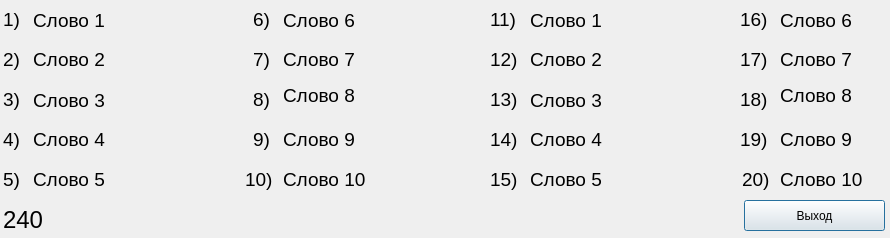
<?xml version="1.0" encoding="UTF-8"?>
<ui version="4.0">
 <class>Test20Words</class>
 <widget class="QDialog" name="Test20Words">
  <property name="geometry">
   <rect>
    <x>0</x>
    <y>0</y>
    <width>890</width>
    <height>238</height>
   </rect>
  </property>
  <property name="windowTitle">
   <string>Тест</string>
  </property>
  <widget class="QLabel" name="word5">
   <property name="geometry">
    <rect>
     <x>33</x>
     <y>159</y>
     <width>201</width>
     <height>41</height>
    </rect>
   </property>
   <property name="font">
    <font>
     <pointsize>14</pointsize>
    </font>
   </property>
   <property name="text">
    <string>Слово 5</string>
   </property>
  </widget>
  <widget class="QLabel" name="label_5">
   <property name="geometry">
    <rect>
     <x>3</x>
     <y>164</y>
     <width>21</width>
     <height>31</height>
    </rect>
   </property>
   <property name="font">
    <font>
     <pointsize>14</pointsize>
    </font>
   </property>
   <property name="text">
    <string>5)</string>
   </property>
  </widget>
  <widget class="QLabel" name="word7">
   <property name="geometry">
    <rect>
     <x>283</x>
     <y>39</y>
     <width>201</width>
     <height>41</height>
    </rect>
   </property>
   <property name="font">
    <font>
     <pointsize>14</pointsize>
    </font>
   </property>
   <property name="text">
    <string>Слово 7</string>
   </property>
  </widget>
  <widget class="QLabel" name="word3">
   <property name="geometry">
    <rect>
     <x>33</x>
     <y>80</y>
     <width>201</width>
     <height>41</height>
    </rect>
   </property>
   <property name="font">
    <font>
     <pointsize>14</pointsize>
    </font>
   </property>
   <property name="text">
    <string>Слово 3</string>
   </property>
  </widget>
  <widget class="QLabel" name="label_1">
   <property name="geometry">
    <rect>
     <x>3</x>
     <y>4</y>
     <width>21</width>
     <height>31</height>
    </rect>
   </property>
   <property name="font">
    <font>
     <pointsize>14</pointsize>
    </font>
   </property>
   <property name="text">
    <string>1)</string>
   </property>
  </widget>
  <widget class="QPushButton" name="pushButton">
   <property name="geometry">
    <rect>
     <x>744</x>
     <y>200</y>
     <width>141</width>
     <height>31</height>
    </rect>
   </property>
   <property name="text">
    <string>Выход</string>
   </property>
  </widget>
  <widget class="QLabel" name="label_4">
   <property name="geometry">
    <rect>
     <x>3</x>
     <y>124</y>
     <width>21</width>
     <height>31</height>
    </rect>
   </property>
   <property name="font">
    <font>
     <pointsize>14</pointsize>
    </font>
   </property>
   <property name="text">
    <string>4)</string>
   </property>
  </widget>
  <widget class="QLabel" name="word8">
   <property name="geometry">
    <rect>
     <x>283</x>
     <y>70</y>
     <width>201</width>
     <height>51</height>
    </rect>
   </property>
   <property name="font">
    <font>
     <pointsize>14</pointsize>
    </font>
   </property>
   <property name="text">
    <string>Слово 8</string>
   </property>
  </widget>
  <widget class="QLabel" name="label_6">
   <property name="geometry">
    <rect>
     <x>253</x>
     <y>4</y>
     <width>21</width>
     <height>31</height>
    </rect>
   </property>
   <property name="font">
    <font>
     <pointsize>14</pointsize>
    </font>
   </property>
   <property name="text">
    <string>6)</string>
   </property>
  </widget>
  <widget class="QLabel" name="label_9">
   <property name="geometry">
    <rect>
     <x>253</x>
     <y>124</y>
     <width>21</width>
     <height>31</height>
    </rect>
   </property>
   <property name="font">
    <font>
     <pointsize>14</pointsize>
    </font>
   </property>
   <property name="text">
    <string>9)</string>
   </property>
  </widget>
  <widget class="QLabel" name="word4">
   <property name="geometry">
    <rect>
     <x>33</x>
     <y>119</y>
     <width>201</width>
     <height>41</height>
    </rect>
   </property>
   <property name="font">
    <font>
     <pointsize>14</pointsize>
    </font>
   </property>
   <property name="text">
    <string>Слово 4</string>
   </property>
  </widget>
  <widget class="QLabel" name="word9">
   <property name="geometry">
    <rect>
     <x>283</x>
     <y>119</y>
     <width>201</width>
     <height>41</height>
    </rect>
   </property>
   <property name="font">
    <font>
     <pointsize>14</pointsize>
    </font>
   </property>
   <property name="text">
    <string>Слово 9</string>
   </property>
  </widget>
  <widget class="QLabel" name="label_7">
   <property name="geometry">
    <rect>
     <x>253</x>
     <y>44</y>
     <width>21</width>
     <height>31</height>
    </rect>
   </property>
   <property name="font">
    <font>
     <pointsize>14</pointsize>
    </font>
   </property>
   <property name="text">
    <string>7)</string>
   </property>
  </widget>
  <widget class="QLabel" name="word1">
   <property name="geometry">
    <rect>
     <x>33</x>
     <y>0</y>
     <width>201</width>
     <height>41</height>
    </rect>
   </property>
   <property name="font">
    <font>
     <pointsize>14</pointsize>
    </font>
   </property>
   <property name="text">
    <string>Слово 1</string>
   </property>
  </widget>
  <widget class="QLabel" name="label_10">
   <property name="geometry">
    <rect>
     <x>245</x>
     <y>164</y>
     <width>31</width>
     <height>31</height>
    </rect>
   </property>
   <property name="font">
    <font>
     <pointsize>14</pointsize>
    </font>
   </property>
   <property name="text">
    <string>10)</string>
   </property>
  </widget>
  <widget class="QLabel" name="word6">
   <property name="geometry">
    <rect>
     <x>283</x>
     <y>0</y>
     <width>201</width>
     <height>41</height>
    </rect>
   </property>
   <property name="font">
    <font>
     <pointsize>14</pointsize>
    </font>
   </property>
   <property name="text">
    <string>Слово 6</string>
   </property>
  </widget>
  <widget class="QLabel" name="word10">
   <property name="geometry">
    <rect>
     <x>283</x>
     <y>159</y>
     <width>201</width>
     <height>41</height>
    </rect>
   </property>
   <property name="font">
    <font>
     <pointsize>14</pointsize>
    </font>
   </property>
   <property name="text">
    <string>Слово 10</string>
   </property>
  </widget>
  <widget class="QLabel" name="label_3">
   <property name="geometry">
    <rect>
     <x>3</x>
     <y>84</y>
     <width>21</width>
     <height>31</height>
    </rect>
   </property>
   <property name="font">
    <font>
     <pointsize>14</pointsize>
    </font>
   </property>
   <property name="text">
    <string>3)</string>
   </property>
  </widget>
  <widget class="QLabel" name="label_2">
   <property name="geometry">
    <rect>
     <x>3</x>
     <y>44</y>
     <width>21</width>
     <height>31</height>
    </rect>
   </property>
   <property name="font">
    <font>
     <pointsize>14</pointsize>
    </font>
   </property>
   <property name="text">
    <string>2)</string>
   </property>
  </widget>
  <widget class="QLabel" name="label_21">
   <property name="geometry">
    <rect>
     <x>3</x>
     <y>204</y>
     <width>41</width>
     <height>31</height>
    </rect>
   </property>
   <property name="font">
    <font>
     <pointsize>18</pointsize>
    </font>
   </property>
   <property name="text">
    <string>240</string>
   </property>
  </widget>
  <widget class="QLabel" name="word2">
   <property name="geometry">
    <rect>
     <x>33</x>
     <y>39</y>
     <width>201</width>
     <height>41</height>
    </rect>
   </property>
   <property name="font">
    <font>
     <pointsize>14</pointsize>
    </font>
   </property>
   <property name="text">
    <string>Слово 2</string>
   </property>
  </widget>
  <widget class="QLabel" name="label_8">
   <property name="geometry">
    <rect>
     <x>253</x>
     <y>84</y>
     <width>21</width>
     <height>31</height>
    </rect>
   </property>
   <property name="font">
    <font>
     <pointsize>14</pointsize>
    </font>
   </property>
   <property name="text">
    <string>8)</string>
   </property>
  </widget>
  <widget class="QLabel" name="word11">
   <property name="geometry">
    <rect>
     <x>530</x>
     <y>0</y>
     <width>201</width>
     <height>41</height>
    </rect>
   </property>
   <property name="font">
    <font>
     <pointsize>14</pointsize>
    </font>
   </property>
   <property name="text">
    <string>Слово 1</string>
   </property>
  </widget>
  <widget class="QLabel" name="word19">
   <property name="geometry">
    <rect>
     <x>780</x>
     <y>119</y>
     <width>201</width>
     <height>41</height>
    </rect>
   </property>
   <property name="font">
    <font>
     <pointsize>14</pointsize>
    </font>
   </property>
   <property name="text">
    <string>Слово 9</string>
   </property>
  </widget>
  <widget class="QLabel" name="label_24">
   <property name="geometry">
    <rect>
     <x>742</x>
     <y>164</y>
     <width>31</width>
     <height>31</height>
    </rect>
   </property>
   <property name="font">
    <font>
     <pointsize>14</pointsize>
    </font>
   </property>
   <property name="text">
    <string>20)</string>
   </property>
  </widget>
  <widget class="QLabel" name="label_25">
   <property name="geometry">
    <rect>
     <x>740</x>
     <y>84</y>
     <width>31</width>
     <height>31</height>
    </rect>
   </property>
   <property name="font">
    <font>
     <pointsize>14</pointsize>
    </font>
   </property>
   <property name="text">
    <string>18)</string>
   </property>
  </widget>
  <widget class="QLabel" name="label_26">
   <property name="geometry">
    <rect>
     <x>490</x>
     <y>44</y>
     <width>31</width>
     <height>31</height>
    </rect>
   </property>
   <property name="font">
    <font>
     <pointsize>14</pointsize>
    </font>
   </property>
   <property name="text">
    <string>12)</string>
   </property>
  </widget>
  <widget class="QLabel" name="word12">
   <property name="geometry">
    <rect>
     <x>530</x>
     <y>39</y>
     <width>201</width>
     <height>41</height>
    </rect>
   </property>
   <property name="font">
    <font>
     <pointsize>14</pointsize>
    </font>
   </property>
   <property name="text">
    <string>Слово 2</string>
   </property>
  </widget>
  <widget class="QLabel" name="label_28">
   <property name="geometry">
    <rect>
     <x>740</x>
     <y>124</y>
     <width>31</width>
     <height>31</height>
    </rect>
   </property>
   <property name="font">
    <font>
     <pointsize>14</pointsize>
    </font>
   </property>
   <property name="text">
    <string>19)</string>
   </property>
  </widget>
  <widget class="QLabel" name="word13">
   <property name="geometry">
    <rect>
     <x>530</x>
     <y>80</y>
     <width>201</width>
     <height>41</height>
    </rect>
   </property>
   <property name="font">
    <font>
     <pointsize>14</pointsize>
    </font>
   </property>
   <property name="text">
    <string>Слово 3</string>
   </property>
  </widget>
  <widget class="QLabel" name="word16">
   <property name="geometry">
    <rect>
     <x>780</x>
     <y>0</y>
     <width>201</width>
     <height>41</height>
    </rect>
   </property>
   <property name="font">
    <font>
     <pointsize>14</pointsize>
    </font>
   </property>
   <property name="text">
    <string>Слово 6</string>
   </property>
  </widget>
  <widget class="QLabel" name="label_31">
   <property name="geometry">
    <rect>
     <x>490</x>
     <y>164</y>
     <width>31</width>
     <height>31</height>
    </rect>
   </property>
   <property name="font">
    <font>
     <pointsize>14</pointsize>
    </font>
   </property>
   <property name="text">
    <string>15)</string>
   </property>
  </widget>
  <widget class="QLabel" name="word18">
   <property name="geometry">
    <rect>
     <x>780</x>
     <y>70</y>
     <width>201</width>
     <height>51</height>
    </rect>
   </property>
   <property name="font">
    <font>
     <pointsize>14</pointsize>
    </font>
   </property>
   <property name="text">
    <string>Слово 8</string>
   </property>
  </widget>
  <widget class="QLabel" name="word15">
   <property name="geometry">
    <rect>
     <x>530</x>
     <y>159</y>
     <width>201</width>
     <height>41</height>
    </rect>
   </property>
   <property name="font">
    <font>
     <pointsize>14</pointsize>
    </font>
   </property>
   <property name="text">
    <string>Слово 5</string>
   </property>
  </widget>
  <widget class="QLabel" name="label_34">
   <property name="geometry">
    <rect>
     <x>490</x>
     <y>84</y>
     <width>31</width>
     <height>31</height>
    </rect>
   </property>
   <property name="font">
    <font>
     <pointsize>14</pointsize>
    </font>
   </property>
   <property name="text">
    <string>13)</string>
   </property>
  </widget>
  <widget class="QLabel" name="label_35">
   <property name="geometry">
    <rect>
     <x>740</x>
     <y>4</y>
     <width>31</width>
     <height>31</height>
    </rect>
   </property>
   <property name="font">
    <font>
     <pointsize>14</pointsize>
    </font>
   </property>
   <property name="text">
    <string>16)</string>
   </property>
  </widget>
  <widget class="QLabel" name="word17">
   <property name="geometry">
    <rect>
     <x>780</x>
     <y>39</y>
     <width>201</width>
     <height>41</height>
    </rect>
   </property>
   <property name="font">
    <font>
     <pointsize>14</pointsize>
    </font>
   </property>
   <property name="text">
    <string>Слово 7</string>
   </property>
  </widget>
  <widget class="QLabel" name="label_37">
   <property name="geometry">
    <rect>
     <x>490</x>
     <y>4</y>
     <width>31</width>
     <height>31</height>
    </rect>
   </property>
   <property name="font">
    <font>
     <pointsize>14</pointsize>
    </font>
   </property>
   <property name="text">
    <string>11)</string>
   </property>
  </widget>
  <widget class="QLabel" name="word14">
   <property name="geometry">
    <rect>
     <x>530</x>
     <y>119</y>
     <width>201</width>
     <height>41</height>
    </rect>
   </property>
   <property name="font">
    <font>
     <pointsize>14</pointsize>
    </font>
   </property>
   <property name="text">
    <string>Слово 4</string>
   </property>
  </widget>
  <widget class="QLabel" name="label_39">
   <property name="geometry">
    <rect>
     <x>490</x>
     <y>124</y>
     <width>31</width>
     <height>31</height>
    </rect>
   </property>
   <property name="font">
    <font>
     <pointsize>14</pointsize>
    </font>
   </property>
   <property name="text">
    <string>14)</string>
   </property>
  </widget>
  <widget class="QLabel" name="word20">
   <property name="geometry">
    <rect>
     <x>780</x>
     <y>159</y>
     <width>201</width>
     <height>41</height>
    </rect>
   </property>
   <property name="font">
    <font>
     <pointsize>14</pointsize>
    </font>
   </property>
   <property name="text">
    <string>Слово 10</string>
   </property>
  </widget>
  <widget class="QLabel" name="label_41">
   <property name="geometry">
    <rect>
     <x>740</x>
     <y>44</y>
     <width>31</width>
     <height>31</height>
    </rect>
   </property>
   <property name="font">
    <font>
     <pointsize>14</pointsize>
    </font>
   </property>
   <property name="text">
    <string>17)</string>
   </property>
  </widget>
 </widget>
 <resources/>
 <connections/>
</ui>
